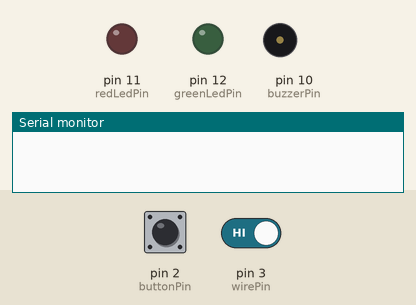
Recording of a sketch running on a simulated Arduino Uno, built with avr-gcc and run on an emulated ATmega328P. Shown: output pins drawn as LEDs (lit = HIGH), buzzer (waves = sounding), the last lines printed to the serial monitor. Inputs (shaded band) come from the test bench; at power-on: pin 2 (buttonPin) HIGH, pin 3 (wirePin) HIGH.

Above: at 1.2 s.
1.3 s: pin 2 (buttonPin) pulled LOW for 0.15 s
At 1.42 s:
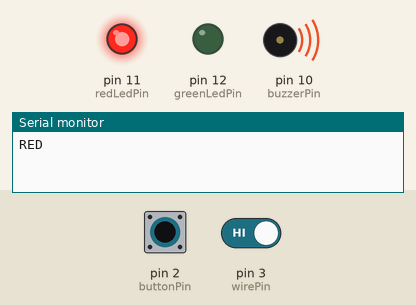
3.0 s: pin 2 (buttonPin) pulled LOW for 3.2 s
At 7.2 s:
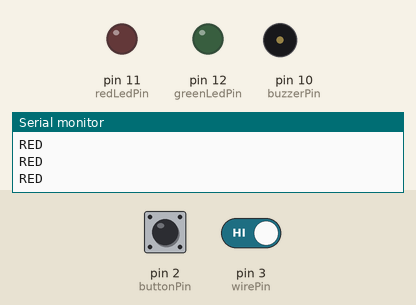
7.8 s: pin 2 (buttonPin) driven LOW and pin 3 (wirePin) driven LOW
At 8.3 s:
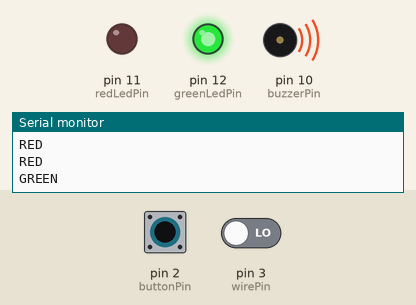
9.3 s: pin 2 (buttonPin) driven HIGH
At 10.7 s:
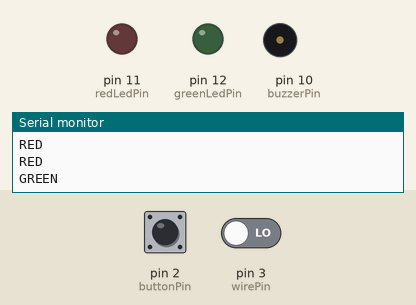
Timing chart, 0 to 11.8 s (numbered marks = the images above; inputs shaded):
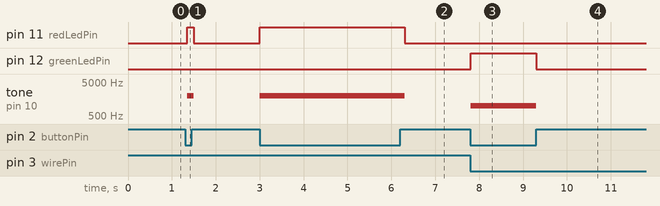

Measured:
- after the input at 1.3 s, pin 11 (redLedPin): LOW → HIGH after 0.05 s, → LOW 0.15 s later; tone on pin 10 (buzzerPin): silent → 2000 Hz after 0.05 s, → silent 0.15 s later
- after the input at 3.0 s, pin 11 (redLedPin): LOW → HIGH at once, → LOW 3.3 s later; tone on pin 10 (buzzerPin): silent → 2000 Hz at once, → silent 3.3 s later
- after the input at 7.8 s, pin 12 (greenLedPin): LOW → HIGH at once; tone on pin 10 (buzzerPin): silent → 1000 Hz at once
- after the input at 9.3 s, pin 12 (greenLedPin): HIGH → LOW at once; tone on pin 10 (buzzerPin): 1000 Hz → silent at once

The sketch:

crimping.ino
```cpp
// Define the pin numbers
const int buttonPin = 2;       // Pin where the main switch is connected
const int greenLedPin = 12;    // Pin for the green LED
const int wirePin = 3;         // Pin where one side of the wire switch is connected
const int redLedPin = 11;      // Pin for the red LED
const int buzzerPin = 10;      // Pin where the buzzer is connected

int buttonState = 0;           // Variable to store the state of the main switch
int wireState = 0;             // Variable to store the state of the wire switch
bool wasPressed = false;

void setup() {
  // Initialize the pins
  pinMode(buttonPin, INPUT);
  pinMode(greenLedPin, OUTPUT);
  pinMode(wirePin, INPUT_PULLUP);  // Enable internal pull-up resistor
  pinMode(redLedPin, OUTPUT);
  pinMode(buzzerPin, OUTPUT);

  // Initialize serial communication
  Serial.begin(9600);
}

void loop() {
  // Read the state of the main switch
  buttonState = digitalRead(buttonPin);

  // Read the state of the wire switch
  wireState = digitalRead(wirePin);

  // Check if the main switch is pressed
  if (buttonState == LOW) {
    // Main switch is pressed
    // Check the state of the wire switch
    if (wireState == LOW) {
      // Wire is touching (LOW state due to pull-up)
      if(!wasPressed){
        Serial.println("GREEN");
        wasPressed = true;
      }

      digitalWrite(greenLedPin, HIGH);  // Turn on the green LED
      digitalWrite(redLedPin, LOW);     // Turn off the red LED
      tone(buzzerPin, 1000);             // Play a 500Hz tone
    } else {
      // Wire is not touching
      Serial.println("RED");
      digitalWrite(greenLedPin, LOW);   // Turn off the green LED
      digitalWrite(redLedPin, HIGH);    // Turn on the red LED
      tone(buzzerPin, 2000);             // Play a 300Hz tone
    }
  } else {
    // Main switch is not pressed
    digitalWrite(greenLedPin, LOW);     // Turn off the green LED
    digitalWrite(redLedPin, LOW);       // Turn off the red LED
    noTone(buzzerPin);                  // Stop any ongoing buzzer sound
    wasPressed = false;
  }

  // Delay to avoid reading the switches too quickly
  delay(150);
}
```
